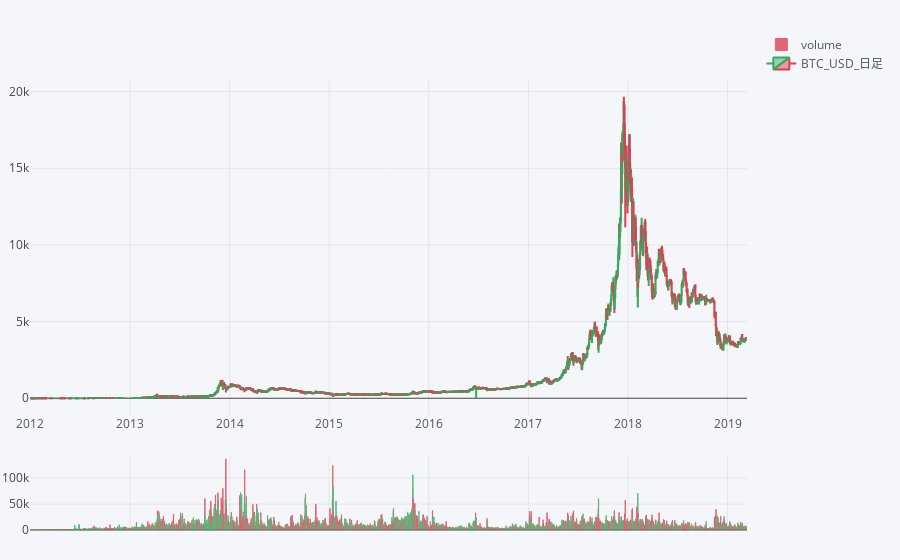

The code cell stored with this chart in its notebook:
### Code cell
# BTC_USDローソクチャート日足
qf = cf.QuantFig(df_day)
qf.add_volume()
qf.iplot(up_color=green, down_color=red, name="BTC_USD_日足")

### Figure 1 — Plotly figure (JSON) as saved in the notebook; plotly's stock layout.template omitted (floating-point values rounded to 4 significant figures; data arrays with more than 128 entries replaced by an {"elided": "..."} marker saying what was removed)
{"data": [{"marker": {"color": {"elided": "2630 str values"}, "line": {"color": {"elided": "2630 str values"}, "width": 1}}, "name": "volume", "opacity": 0.8, "orientation": "v", "text": "", "type": "bar", "uid": "53b7b1db-b79c-4998-860b-8ccbe37ab692", "x": {"elided": "2630 str values"}, "y": {"elided": "2630 float values"}, "yaxis": "y3"}, {"close": {"elided": "2630 float values"}, "decreasing": {"line": {"color": "#DB4052"}}, "high": {"elided": "2630 float values"}, "increasing": {"line": {"color": "#32AB60"}}, "low": {"elided": "2630 float values"}, "name": "BTC_USD_日足", "open": {"elided": "2630 float values"}, "showlegend": true, "type": "candlestick", "uid": "1d97269e-e9a6-4514-9609-3f216b58f80d", "x": {"elided": "2630 str values"}, "yaxis": "y2"}], "layout": {"autosize": true, "legend": {"bgcolor": "#F5F6F9", "font": {"color": "#4D5663"}}, "margin": {"b": 30, "l": 30, "r": 30, "t": 30}, "paper_bgcolor": "#F5F6F9", "plot_bgcolor": "#F5F6F9", "showlegend": true, "title": {"font": {"color": "#4D5663"}}, "xaxis": {"anchor": "y2", "autorange": true, "gridcolor": "#E1E5ED", "range": ["2011-12-30 12:00", "2019-03-13 12:00"], "rangeselector": {"bgcolor": "rgba(150, 200, 250, 1)", "buttons": [{"count": 1, "label": "1m", "step": "month", "stepmode": "backward"}, {"count": 1, "label": "1y", "step": "year", "stepmode": "backward"}], "font": {"size": 13}, "visible": false, "x": 0, "y": 0.9}, "rangeslider": {"visible": false, "yaxis2": {}, "yaxis3": {}}, "showgrid": true, "tickfont": {"color": "#4D5663"}, "title": {"font": {"color": "#4D5663"}, "text": ""}, "type": "date", "zerolinecolor": "#E1E5ED"}, "yaxis": {"gridcolor": "#E1E5ED", "showgrid": true, "showticklabels": false, "tickfont": {"color": "#4D5663"}, "title": {"font": {"color": "#4D5663"}, "text": ""}, "zerolinecolor": "#E1E5ED"}, "yaxis2": {"autorange": true, "domain": [0.23, 0.9], "range": [-1091.0, 20760.0]}, "yaxis3": {"autorange": true, "domain": [0, 0.15], "range": [0, 144300.0], "type": "linear"}}}
